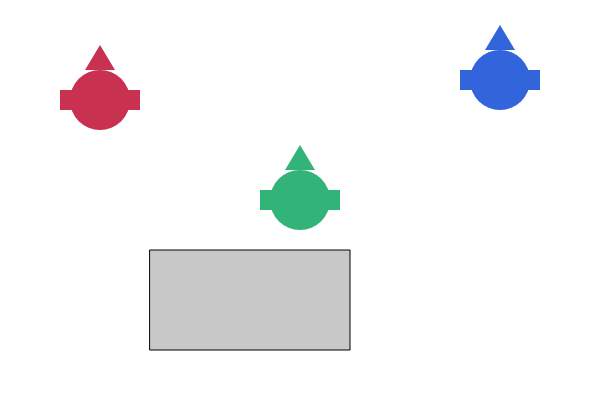
Frame 1 (no input)
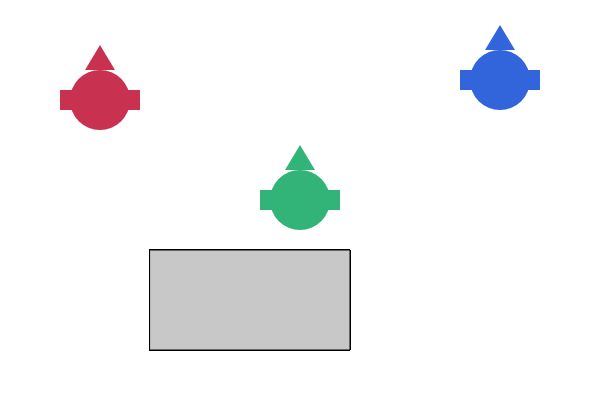
Frame 60 (no input)
Frame 120 (the mouse pressed at the canvas centre since frame 60): identical to frame 60, image omitted

The p5.js sketch that drew these frames (run headless with seeded random() and noise() and a simulated clock; from frame 60 on, the mouse is pressed at the canvas centre):

// p5.js sketch
// ── sketch.js
/**
 * Amir EL, 3/16/26
 * IGME-101: Exercise 7-1: Functions Galores
 * using functions to do stuff
 * Description and interaction instructions
 */
 
"use strict"; //catch some common coding errors

/* Global variables */

/**
 * setup :
 */
function setup() {
  createCanvas(600, 400);

  // -------------------------

  // P1: Flexible Compound Shape
  // Call your compound shape 3 times with different arguments
  drawBadge(100, 100, color(200, 50, 80));
  drawBadge(300, 200, color(50, 180, 120));
  drawBadge(500, 80, color(50, 100, 220));

  // -------------------------
  // P2: Many Happy Returns

  // 3. highlight(aQuote)
  let hiPeace = highlight("peace on this earth will be mine");
  let hiClarity = highlight("dawn in its clarity");
  console.log("Highlight peace & clarity:", hiPeace, hiClarity);

  // 4. mult4Numbers(num1, num2, num3, num4)
  let product = mult4Numbers(5, 2, 50, 1);
  console.log("multiply 5 * 2 * 50 * 1:", product);

  // 5. isFavored(aNumber) – test with 5 values
  console.log("Is 7 favored?", isFavored(7));
  console.log("Is 11 favored?", isFavored(11));
  console.log("Is 13 favored?", isFavored(13));
  console.log("Is 20 favored?", isFavored(23));
  console.log("Is 42 favored?", isFavored(42));
}

/**
 * draw :
 */
function draw() {
  // P3: isMouseInside()
  // Do NOT call background

  // Choose rectangle position and size
  let rLeft = 150;
  let rTop = 250;
  let rWidth = 200;
  let rHeight = 100;

  // Colors to show inside vs outside
  let insideColor = color(0, 255, 150);
  let outsideColor = color(200, 200, 200);

  // Check mouse or rectangle using isMouseInside()
  if (isMouseInside(rLeft, rTop, rWidth, rHeight)) {
    fill(insideColor);
  } else {
    fill(outsideColor);
  }

  rect(rLeft, rTop, rWidth, rHeight);
}

/** drawBadge: Draw a compound badge given location coordinates and color
 * @param {number} xAnchor, x coordinate of anchor
 * @param {number} yAnchor, y coordinate of anchor
 * @param {*} fillCol, fill color
 */
function drawBadge(xAnchor, yAnchor, fillCol) {
  // Compound shape made of at least 3 shapes,

  push();                 // Save current drawing style
  translate(xAnchor, yAnchor);
  noStroke();
  fill(fillCol);

  // Circle base
  circle(0, 0, 60);

  // Rectangle banner
  rectMode(CENTER);
  rect(0, 0, 80, 20);

  // Small top triangle
  triangle(-15, -30, 15, -30, 0, -55);

  pop();         // Restore drawing style
}

/** highlight: add highlighted characters around a quote
 * @param {string} aQuote, quote to highlight
 * @returns {string} highlighted version of the quote
 */
function highlight(aQuote) {
  // Return a new string with markers before and after
  return ">>- " + aQuote + " -<<";
}

/** mult4Numbers: multiply four numbers together
 * @param {number} num1
 * @param {number} num2
 * @param {number} num3
 * @param {number} num4
 * @returns {number} product of all four numbers
 */
function mult4Numbers(num1, num2, num3, num4) {
  return num1 * num2 * num3 * num4;
}

/** isFavored: check if the number is one of my favorite numbers
 * @param {number} aNumber
 * @returns {boolean} true if favored, else false
 */
function isFavored(aNumber) {
  // Change to your favorite numbers
  let fav1 = 9;
  let fav2 = 23;
  let fav3 = 52;

  if (aNumber === fav1 || aNumber === fav2 || aNumber === fav3) {
    return true;
  } else {
    return false;
  }
}

/** isMouseInside: check if mouse is inside given rectangle
 * @param {number} rLeft, x coordinate of rectangle
 * @param {number} rTop, y coordinate of rectangle
 * @param {number} rWidth, width of rectangle
 * @param {number} rHeight, height of rectangle
 * @returns {boolean} true if mouse is inside, else false
 */
function isMouseInside(rLeft, rTop, rWidth, rHeight) {
  // Use left & right & top & bottom 
  let isRightOfLeft = mouseX >= rLeft;
  let isLeftOfRight = mouseX <= rLeft + rWidth;
  let isBelowTop = mouseY >= rTop;
  let isAboveBottom = mouseY <= rTop + rHeight;

  if (isRightOfLeft && isLeftOfRight && isBelowTop && isAboveBottom) {
    return true;
  } else {
    return false;
  }
}

// by : amir el
